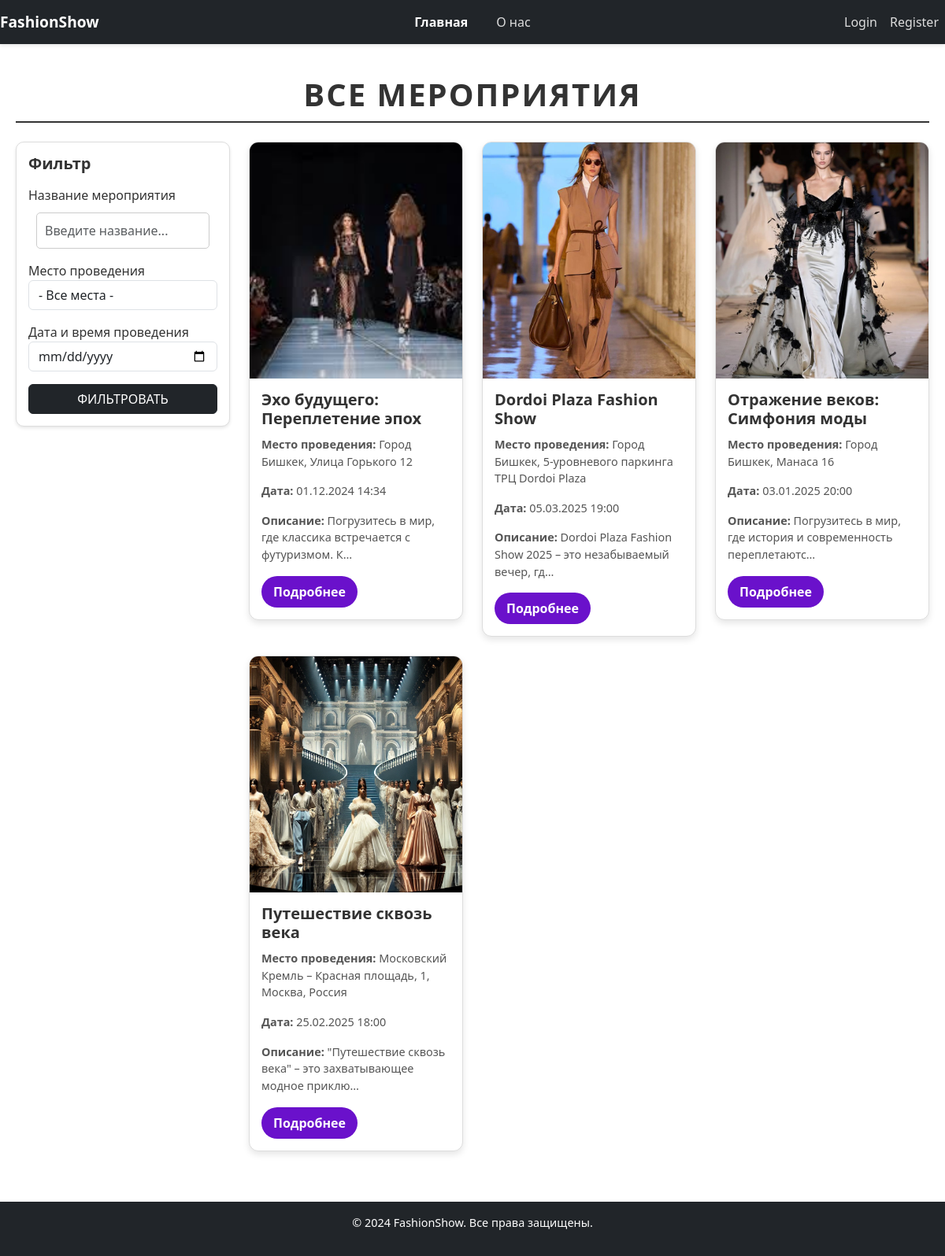
The app's page /, older data.
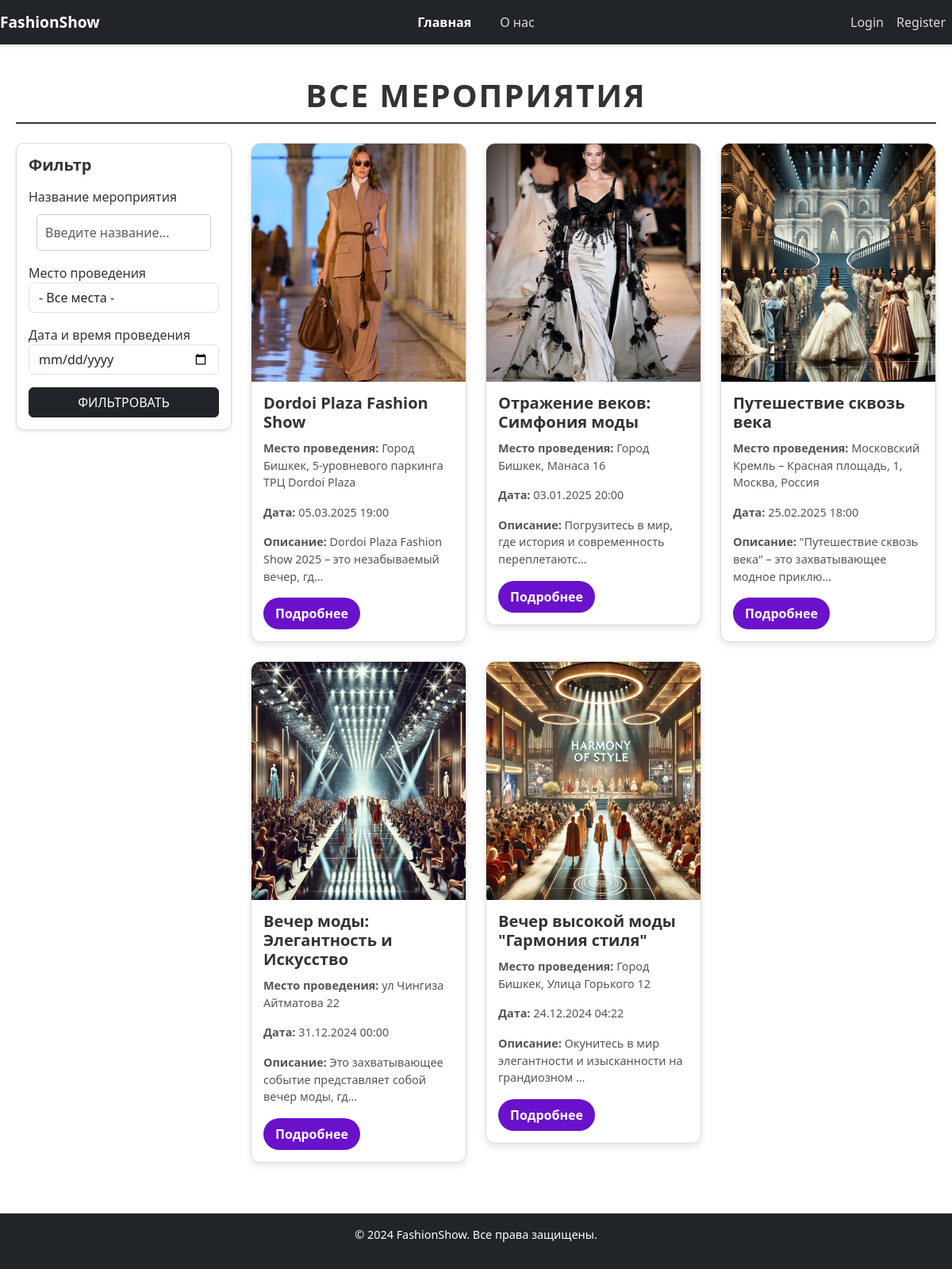
The same page, newer data.
### app/models.py (models this page shows, shortened)
class Task(models.Model):
    title = models.CharField(verbose_name=_("Название мероприятия"), max_length=255, null=True, blank=True)
    task = models.TextField('Описание')
    event_date = models.DateTimeField('Дата и время проведения')
    location = models.CharField('Место проведения', max_length=100)
    image = models.ImageField('Изображение', upload_to='events/images/', null=True, blank=True)
    class_types = models.ManyToManyField(ClassType, through=TaskClassType)
    created_at = models.DateTimeField(auto_now_add=True, blank=True, null=True)
    updated_at = models.DateTimeField(auto_now=True, blank=True, null=True)
    def get_absolute_url(self):
        return reverse('task_detail', kwargs={'pk': self.pk})

### app/views.py (the view)
# urls.py: path('', views.home, name='home'),
def home(request):
    title = request.GET.get('title', '').strip()
    location = request.GET.get('location', '').strip()
    event_date = request.GET.get('event_date', '').strip()
    tasks = Task.objects.all()
    if title:
        tasks = tasks.filter(title__icontains=title)
    if location:
        tasks = tasks.filter(location__icontains=location)
    if event_date:
        tasks = tasks.filter(event_date__date=event_date)
    locations = Task.objects.values_list('location', flat=True).distinct()
    return render(request, 'app/index.html', {
        'tasks': tasks,
        'locations': locations,
        'title_label': _('Title'),
        'location_label': _('Location'),
        'date_label': _('Event Date'),
    })

### templates/app/index.html (shortened to what this page needs)
{% extends 'app/base.html' %}
{% block content %}
<div class="container-fluid" style="padding: 40px 20px; color: #333;">
  <h1 class="mb-4 text-center" style="font-weight: 900; text-transform: uppercase; letter-spacing: 2px; border-bottom: 2px solid #333; padding-bottom: 10px;"> Все мероприятия</h1>
  <div class="row">
    <div class="col-md-3 mb-4">
      <form method="get" action="{% url 'home' %}" class="filter-container" style="border: 1px solid #ddd; padding: 15px; border-radius: 10px; box-shadow: 0 2px 4px rgba(0,0,0,0.1); background: #fff;">
        <h5 class="mb-3" style="font-weight: bold;">Фильтр</h5>
        <div class="form-group mb-3">
          <label for="title">Название мероприятия</label>
          <input type="text" name="title" id="title" class="form-control" placeholder="Введите название..." value="{{ request.GET.title }}">
        </div>
        <div class="form-group mb-3">
          <label for="location">Место проведения</label>
          <select name="location" id="location" class="form-control">
            <option value="">- Все места -</option>
          </select>
        </div>
        <div class="form-group mb-3">
          <label for="event_date">Дата и время проведения</label>
          <input type="date" name="event_date" id="event_date" class="form-control" value="{{ request.GET.event_date }}">
        </div>
        <button type="submit" class="btn btn-dark w-100">ФИЛЬТРОВАТЬ</button>
      </form>
    </div>
    <div class="col-md-9">
      {% if tasks %}
        <div class="row">
          {% for task in tasks %}
            <div class="col-md-4 col-sm-6 col-12 mb-4">
              <div class="card" style="background: #fff; border: 1px solid #ddd; border-radius: 12px; box-shadow: 0 4px 8px rgba(0, 0, 0, 0.1); overflow: hidden;">
                <a href="{{ task.get_absolute_url }}" style="text-decoration: none; color: inherit;">
                  <img src="{{ task.image.url }}" alt="{{ task.title }}" class="card-img-top" style="height: 300px; object-fit: cover;">
                </a>
                <div class="card-body" style="padding: 15px;">
                  <h5 class="card-title" style="font-weight: 700; color: #333; margin-bottom: 10px;">
                    <a href="{{ task.get_absolute_url }}" style="text-decoration: none; color: #333;">
                      {{ task.title }}
                    </a>
                  </h5>
                  <p class="card-text" style="color: #555; font-size: 0.9rem;">
                    <strong>Место проведения:</strong> {{ task.location }}
                  </p>
                  <p class="card-text" style="color: #555; font-size: 0.9rem;">
                    <strong>Дата:</strong> {{ task.event_date|date:"d.m.Y H:i" }}
                  </p>
                  <p class="card-text" style="color: #555; font-size: 0.9rem;">
                    <strong>Описание:</strong> {{ task.task|truncatechars:60 }}
                  </p>
                  <a href="{{ task.get_absolute_url }}" class="btn btn-primary" style="margin-top: auto; background: #6a11cb; border: none; padding: 8px 15px; border-radius: 25px; font-weight: bold; color: #fff;">Подробнее</a>
                </div>
              </div>
            </div>
          {% endfor %}
        </div>
      {% else %}
        <div class="mt-4">
          <p style="color: #666; font-size: 1.2rem; font-weight: bold;">Мероприятия не найдены.</p>
        </div>
      {% endif %}
    </div>
  </div>
</div>
{% endblock %}

### templates/app/base.html (shortened to what this page needs)
<!DOCTYPE html>
<html lang="en">
<head>
    <link rel="stylesheet" href="https://cdn.jsdelivr.net/npm/bootstrap@5.3.3/dist/css/bootstrap.min.css" type="text/css">
    <link rel="stylesheet" href="/static/css/style.css">
</head>
<body>
<nav class="navbar navbar-expand-lg navbar-dark bg-dark">
    <a class="navbar-brand" href="{% url 'home' %}"><b>FashionShow</b></a>
    <div class="collapse navbar-collapse" id="navbarSupportedContent">
        <ul class="navbar-nav navbar-nav-center">
            <li class="nav-item {% if request.path == '/' %}active{% endif %}">
                <a class="nav-link" href="{% url 'home' %}">Главная</a>
            </li>
            <li class="nav-item">
                <a class="nav-link" href="{% url 'about' %}">О нас</a>
            </li>
        </ul>
        <ul class="navbar-nav ms-auto">
            {% if user.is_authenticated %}
                {% if user.is_superuser %}
                    <li class="nav-item">
                        <a class="nav-link" href="{% url 'admin:index' %}">Admin Panel</a>
                    </li>
                {% endif %}
                <li class="nav-item">
                    <form method="post" action="{% url 'logout' %}" style="display: inline;">
                        {% csrf_token %}
                        <button type="submit" class="btn btn-link nav-link">Выйти</button>
                    </form>
                </li>
            {% else %}
                <li class="nav-item">
                    <a class="nav-link" href="{% url 'login' %}">Login</a>
                </li>
                <li class="nav-item">
                    <a class="nav-link" href="{% url 'signup' %}">Register</a>
                </li>
            {% endif %}
        </ul>
    </div>
</nav>
{% block content %}
{% endblock content %}
<footer class="bg-dark text-white text-center py-3">
    <div class="container">
        <p>&copy; 2024 FashionShow. Все права защищены.</p>
    </div>
</footer>
</body>
</html>

### static/css/style.css (style rules this page uses)
input[type="text"], input[type="password"], input[type="email"] { width: calc(100% - 20px); padding: 10px; margin: 10px auto; display: block; border: 1px solid #ccc; border-radius: 5px; font-size: 1em; }
.navbar { box-shadow: 0 2px 4px rgba(0, 0, 0, 0.1); }
.navbar-brand { font-size: 1.2em; font-weight: bold; color: #fff !important; }
.navbar-nav .nav-link { color: #ddd !important; transition: color 0.3s ease; }
.nav-item.active .nav-link { font-weight: bold; color: #fff !important; }
footer { font-size: 0.9em; padding: 10px; }

### templates/app/base.html (style rules this page uses)
html, body { height: 100%; margin: 0; display: flex; flex-direction: column; }
.container { flex: 1; }
footer { margin-top: auto; }
.navbar-nav-center { position: absolute; left: 50%; transform: translateX(-50%); }
.navbar-nav-center .nav-item { margin: 0 10px; }

Row changes from the older to the newer data that the page shows:
removed Task: image (picture), title "Эхо будущего: Переплетение эпох", location "Город Бишкек, Улица Горького 12", event_date "01.12.2024 14:34", task "Погрузитесь в мир, где классика встречается с футуризмом. К…"
added Task: image (picture), title "Вечер моды: Элегантность и Искусство", location "ул Чингиза Айтматова 22", event_date "31.12.2024 00:00", task "Это захватывающее событие представляет собой вечер моды, гд…"
added Task: image (picture), title "Вечер высокой моды \"Гармония стиля\"", location "Город Бишкек, Улица Горького 12", event_date "24.12.2024 04:22", task "Окунитесь в мир элегантности и изысканности на грандиозном …"
